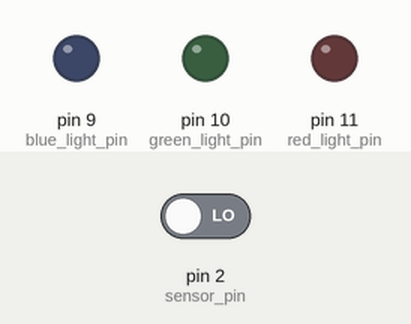
The sketch below on a simulated Arduino Uno, built with avr-gcc and run on an emulated ATmega328P. Shown: output pins drawn as LEDs (lit = HIGH). Inputs (shaded band) come from the test bench; at power-on: pin 2 (sensor_pin) LOW.

Above: at 1.2 s.
1.3 s: pin 2 (sensor_pin) driven HIGH
At 2.1 s:
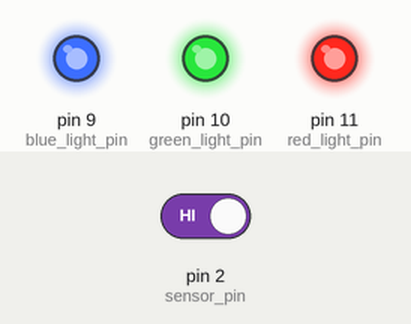
Timing chart, 0 to 4.3 s (numbered marks = the images above; inputs shaded):
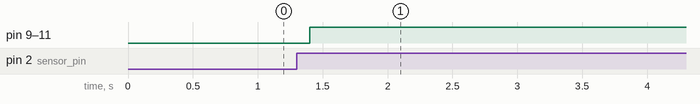

Measured:
- after the input at 1.3 s, pin 9 (blue_light_pin), pin 10 (green_light_pin), pin 11 (red_light_pin): LOW → HIGH after 0.10 s

The sketch:

pir_detection.ino
```cpp
int red_light_pin= 11;
int green_light_pin = 10;
int blue_light_pin = 9;
int sensor_pin = 2;
int state = LOW;
int val = 0;

void setup() {
  pinMode(red_light_pin, OUTPUT);
  pinMode(green_light_pin, OUTPUT);
  pinMode(blue_light_pin, OUTPUT);
  pinMode(sensor_pin, INPUT);
  Serial.begin(9600);
}


void loop(){
  val = digitalRead(sensor_pin);   // read sensor value
  if (val == HIGH) {           // check if the sensor is HIGH
    digitalWrite(red_light_pin, HIGH);
    digitalWrite(green_light_pin, HIGH);
    digitalWrite(blue_light_pin, HIGH);   // turn LED ON
    delay(10000);                // delay 100 milliseconds

    if (state == LOW) {
      Serial.println("Motion detected!");
      state = HIGH;       // update variable state to HIGH
    }
  }
  else {
    digitalWrite(red_light_pin, LOW);
    digitalWrite(green_light_pin, LOW);
    digitalWrite(blue_light_pin, LOW); // turn LED OFF
    delay(200);             // delay 200 milliseconds

      if (state == HIGH){
        Serial.println("Motion stopped!");
        state = LOW;       // update variable state to LOW
    }
  }
}
```
